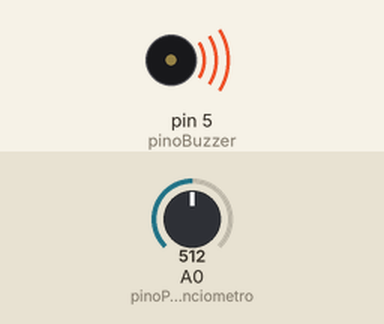
Simulated run of this sketch. Board: Arduino Uno, built with avr-gcc and run on an emulated ATmega328P. Parts: buzzer (waves = sounding). The inputs (shaded band) are chosen by the test bench; at power-on: A0 (pinoPotenciometro) = 512.

Above: at 0.1 s.
Timing chart, 0 to 1.6 s (numbered marks = the images above):
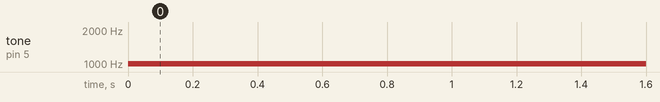

The sketch:

teste_tone.ino
```cpp
//  Entrada Analógica (A0): O Arduino lê o potenciômetro e transforma a tensão física em um número digital entre 0 e 1023
//  Saída de Áudio (Pino 5): Usaremos a função nativa tone(). Ela gera uma onda quadrada na frequência que escolhermos (em Hertz). Como a audição humana e a maioria dos buzzers funcionam bem entre 20Hz e 20.000Hz, precisamos converter aquela leitura do potenciômetro para essa faixa de som. Mas o Arduino pode gerar de 31Hz até
//
// Projeto: Controle de Frequência de Buzzer via Potenciômetro
// IDE: Arduino IDE 2.x

// --- Definições de Pinos ---
const int pinoPotenciometro = A0;  // Pino analógico onde o potenciômetro está conectado
const int pinoBuzzer = 5;          // Pino digital onde o buzzer está conectado
int leituraLeve = 0;               // Leitura do potenciometro
int frequencia  = 0;               // Calculo da frequencia

void setup()
{
  // Configura o pino do buzzer como SAÍDA
  pinMode(pinoBuzzer, OUTPUT);
}

void loop()
{
  // 1. Lê o valor analógico do potenciômetro (Retorna um valor entre 0 e 1023)
  leituraLeve = analogRead(pinoPotenciometro);

  // 2. Mapeia o valor lido para uma faixa de frequência audível (20Hz a 2.000Hz)
  // Sintaxe da função map: map(valorAtual, minAtual, maxAtual, minNovo, maxNovo)
  frequencia = map(leituraLeve, 0, 1023, 20, 2000);

  // 3. Envia a frequência gerada para o buzzer no pino 5
  tone(pinoBuzzer, frequencia);

  // Um pequeno atraso de 10 milissegundos para estabilizar as leituras
  delay(10);
}
```

Measured:
- by itself, tone on pin 5 (pinoBuzzer): silent → 1010 Hz at 0.00 s
